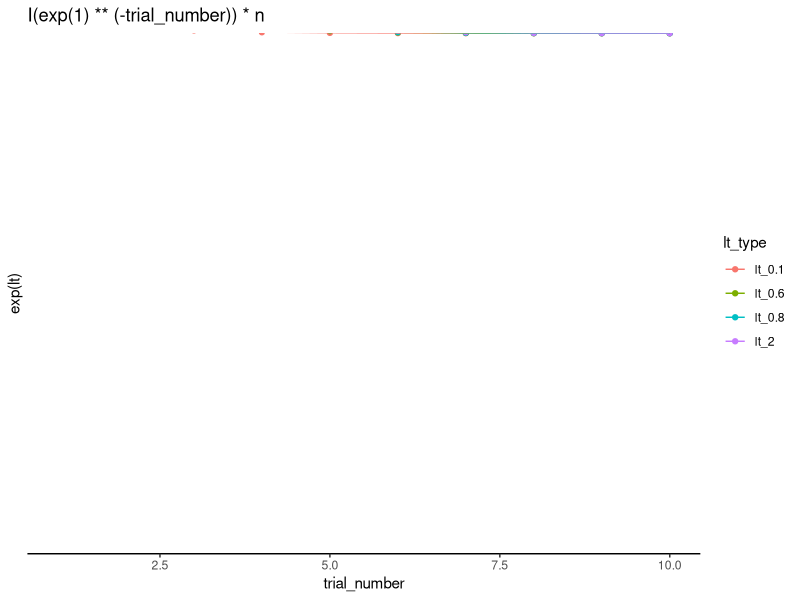
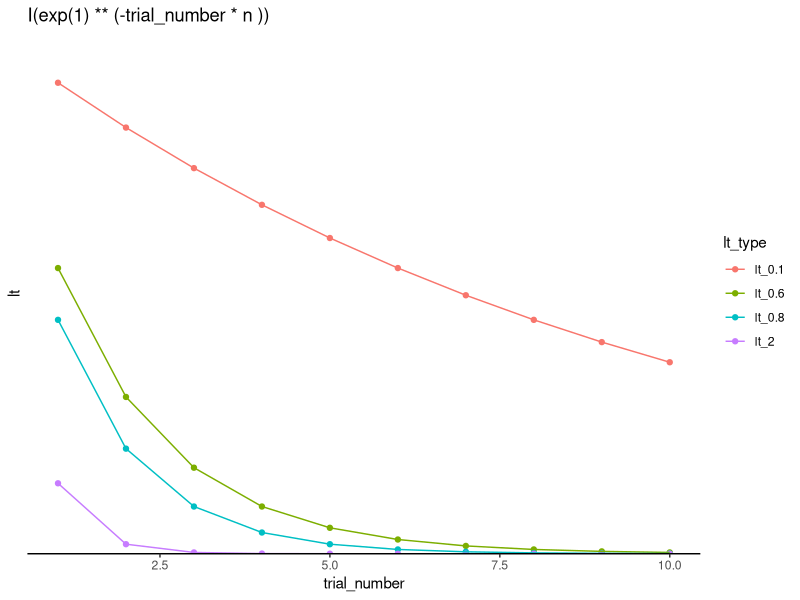
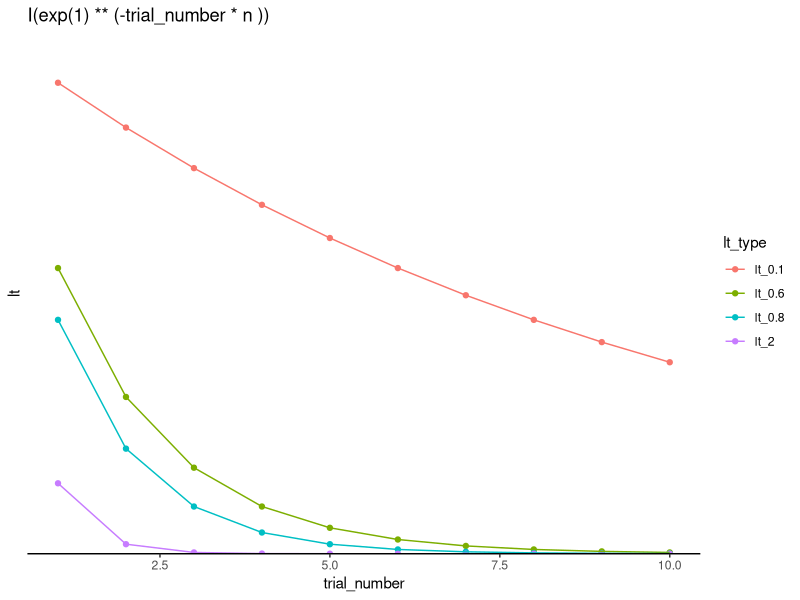

Here is the R script that generated these plots, in order:
## ---- chunk 1
library(tidyverse)
library(here)


## ---- chunk 2
tibble(
  trial_number = seq(1, 10)
) %>% 
  mutate(
    lt_0.1 = I(exp(1) ** (-trial_number)) * 0.1,
    lt_0.6 = I(exp(1) ** (-trial_number)) * 0.6, 
    lt_0.8 = I(exp(1) ** (-trial_number)) * 0.8, 
    lt_2 = I(exp(1) ** (-trial_number)) * 2 
  ) %>% 
  pivot_longer(cols = starts_with("lt"), 
               values_to = "lt", 
               names_to = "lt_type") %>% 
  ggplot(aes(x = trial_number, 
             y = exp(lt), 
             color = lt_type)) + 
  geom_point() + 
  geom_line() + 
  theme_classic() + 
  labs(title = "I(exp(1) ** (-trial_number)) * n")
## ---- chunk 3
tibble(
  trial_number = seq(1, 10)
) %>% 
  mutate(
    lt_0.1 = I(exp(1) ** (-trial_number * 0.1) ) ,
    lt_0.6 = I(exp(1) ** (-trial_number * 0.6) ) , 
    lt_0.8 = I(exp(1) ** (-trial_number * 0.8) ) , 
    lt_2 = I(exp(1) ** (-trial_number * 2) )  
  ) %>% 
  pivot_longer(cols = starts_with("lt"), 
               values_to = "lt", 
               names_to = "lt_type") %>% 
  ggplot(aes(x = trial_number, 
             y = lt, 
             color = lt_type)) + 
  geom_point() + 
  geom_line() + 
  theme_classic() + 
  labs(title = "I(exp(1) ** (-trial_number * n ))")
## ---- chunk 4
tibble(
  trial_number = seq(1, 10)
) %>% 
  mutate(
    lt_0.1 = I(exp(1 * 0.1) ** (-trial_number) ) ,
    lt_0.6 = I(exp(1 * 0.6) ** (-trial_number ) ) , 
    lt_0.8 = I(exp(1  * 0.8) ** (-trial_number) ) , 
    lt_2 = I(exp(1 * 2) ** (-trial_number ) )  
  ) %>% 
  pivot_longer(cols = starts_with("lt"), 
               values_to = "lt", 
               names_to = "lt_type") %>% 
  ggplot(aes(x = trial_number, 
             y = lt, 
             color = lt_type)) + 
  geom_point() + 
  geom_line() + 
  theme_classic() + 
  labs(title = "I(exp(1) ** (-trial_number * n ))")
